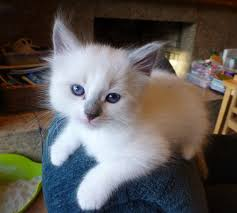
#> input picture OpenCV/photos/cat03.jpg, 237 x 213 px, found by its file name
$ python 06_contour.py
#> lines starting #> are read from the running program, lines starting #| are printed output that depends on the picture; after the words box and inside, x2 and y2 are one past the last pixel; in counts of white or black regions, pixels touching at a corner belong together
import cv2 as cv
import numpy as np

img = cv.imread('OpenCV/photos/cat03.jpg')
#> img is the input picture: shape (213, 237, 3); mean B, G, R 87.5, 91.1, 96.2

cv.imshow('Cat', img)

blank = np.zeros(img.shape, dtype='uint8')
cv.imshow('Blank', blank)

gray = cv.cvtColor(img, cv.COLOR_RGB2GRAY)
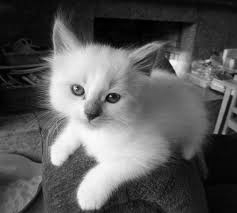
#> gray: shape (213, 237); min 0, max 253, mean 90.6
cv.imshow('Gray', gray)

blur = cv.GaussianBlur(gray, (5,5), cv.BORDER_DEFAULT)
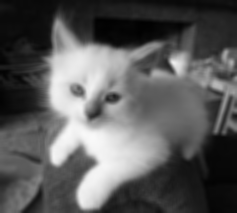
#> blur: shape (213, 237); min 1, max 249, mean 90.6
cv.imshow('Blur', blur)

canny = cv.Canny(blur, 125, 175)
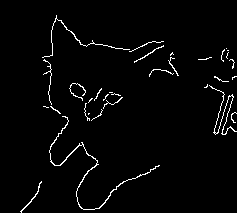
#> canny: shape (213, 237); 2.5% white in thin lines or dots, all inside (x1, y1, x2, y2) = (20, 15, 237, 213)
cv.imshow('Canny_Edges', canny)

ret, thresh = cv.threshold(gray, 125, 255, cv.THRESH_BINARY)
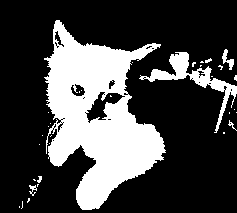
#> thresh: shape (213, 237); 27.2% white; 33 white regions (26 under 20 px)
cv.imshow('Thresh', thresh)


contours, hierarchies = cv.findContours(thresh, cv.RETR_LIST, cv.CHAIN_APPROX_SIMPLE)
#> contours = 67 contours, 57 with area under 20; largest, box (x1, y1, x2, y2) and area: (44, 20, 166, 210) 12406, (139, 52, 237, 133) 1183, (85, 91, 126, 124) 540, (70, 83, 86, 97) 131, (222, 49, 234, 70) 74
print(f'{len(contours)} contour(s) found!')
#| 67 contour(s) found!

cv.drawContours(blank, contours, -1, (0,0,255),2)
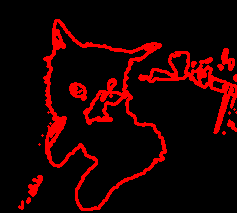
#> blank: shape (213, 237, 3); mean of channels 0, 1, 2 0, 0, 29.8; drawn as B, G, R
cv.imshow('Contours Drawn', blank)

cv.waitKey(0)

$ run again, with OpenCV/photos/cat01.jpg copied over OpenCV/photos/cat03.jpg
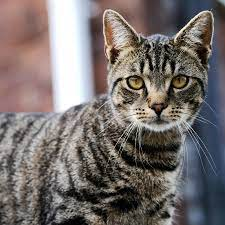
#> input picture OpenCV/photos/cat01.jpg, 225 x 225 px, found by its file name
#> img is the input picture: shape (225, 225, 3); mean B, G, R 108.7, 110.7, 118.2
#> `canny = cv.Canny(blur, 125, 175)`:
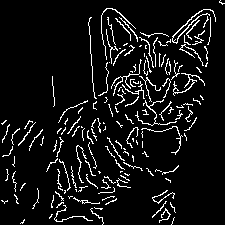
#> canny: shape (225, 225); 7.6% white in thin lines or dots
#> thresh: shape (225, 225); 36.8% white; 314 white regions (280 under 20 px)
#> contours = 534 contours, 493 with area under 20; largest, box (x1, y1, x2, y2) and area: (0, 0, 198, 199) 14784, (0, 0, 31, 26) 476, (172, 10, 214, 58) 468, (157, 158, 184, 202) 412, (113, 83, 141, 112) 346
#| 534 contour(s) found!
#> `cv.drawContours(blank, contours, -1, (0,0,255),2)`:
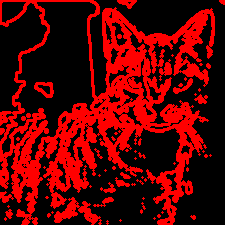
#> blank: shape (225, 225, 3); mean of channels 0, 1, 2 0, 0, 93.3; drawn as B, G, R

$ run again, with OpenCV/photos/cat05.jpg copied over OpenCV/photos/cat03.jpg
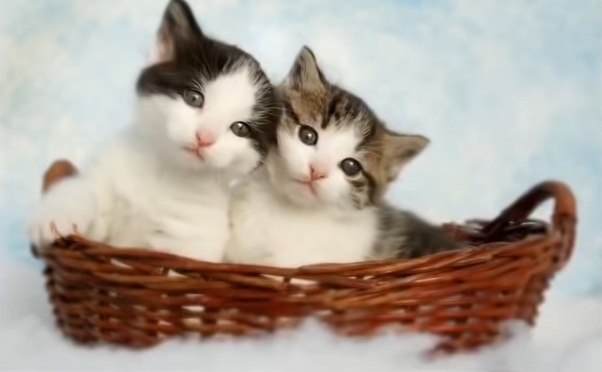
#> input picture OpenCV/photos/cat05.jpg, 602 x 372 px, found by its file name
#> img is the input picture: shape (372, 602, 3); mean B, G, R 154.2, 163.8, 174.4
#> canny: shape (372, 602); 1.4% white in thin lines or dots, all inside (x1, y1, x2, y2) = (30, 0, 577, 351)
#> `ret, thresh = cv.threshold(gray, 125, 255, cv.THRESH_BINARY)`:
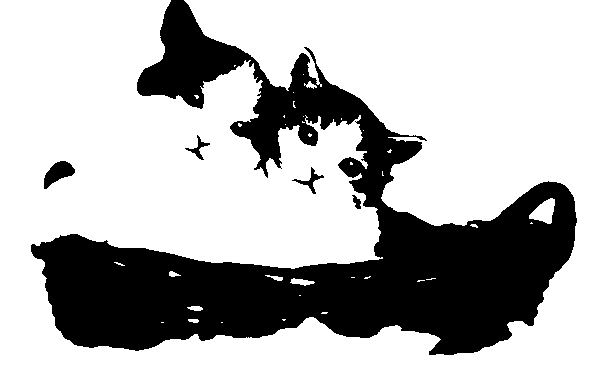
#> thresh: shape (372, 602); 70.5% white; 5 black regions
#> contours = 42 contours, 30 with area under 20; largest, box (x1, y1, x2, y2) and area: (0, 0, 602, 372) 155340, (43, 160, 76, 190) 505, (529, 198, 555, 224) 368, (291, 166, 325, 195) 238, (184, 134, 211, 161) 192
#| 42 contour(s) found!
#> `cv.drawContours(blank, contours, -1, (0,0,255),2)`:
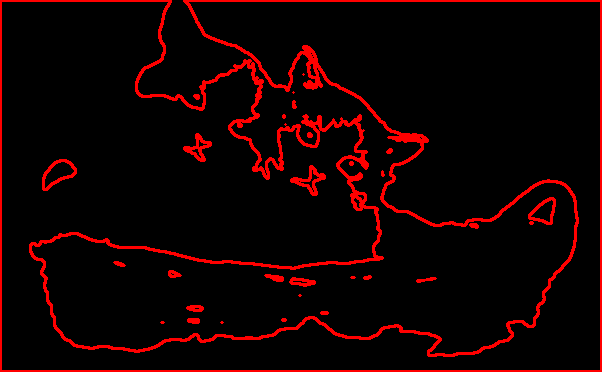
#> blank: shape (372, 602, 3); mean of channels 0, 1, 2 0, 0, 18.9; drawn as B, G, R
